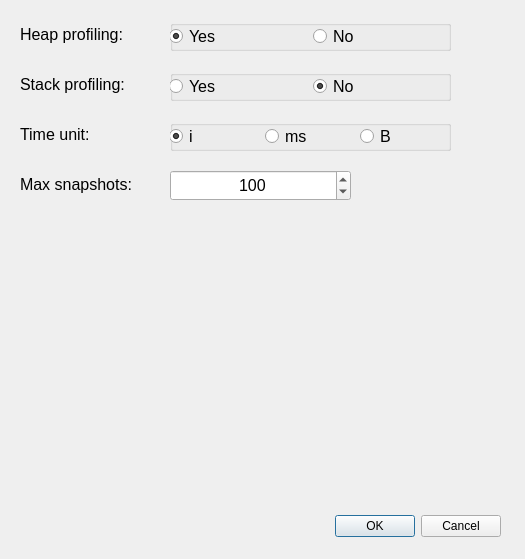
<?xml version="1.0" encoding="UTF-8"?>
<ui version="4.0">
 <class>MassifOptionsWindow</class>
 <widget class="QDialog" name="MassifOptionsWindow">
  <property name="geometry">
   <rect>
    <x>0</x>
    <y>0</y>
    <width>525</width>
    <height>559</height>
   </rect>
  </property>
  <property name="windowTitle">
   <string>Dialog</string>
  </property>
  <widget class="QDialogButtonBox" name="buttonBox">
   <property name="geometry">
    <rect>
     <x>160</x>
     <y>510</y>
     <width>341</width>
     <height>32</height>
    </rect>
   </property>
   <property name="orientation">
    <enum>Qt::Orientation::Horizontal</enum>
   </property>
   <property name="standardButtons">
    <set>QDialogButtonBox::StandardButton::Cancel|QDialogButtonBox::StandardButton::Ok</set>
   </property>
  </widget>
  <widget class="QLabel" name="lbHeapProfiling">
   <property name="geometry">
    <rect>
     <x>20</x>
     <y>20</y>
     <width>141</width>
     <height>29</height>
    </rect>
   </property>
   <property name="font">
    <font>
     <pointsize>12</pointsize>
    </font>
   </property>
   <property name="text">
    <string>Heap profiling:</string>
   </property>
   <property name="alignment">
    <set>Qt::AlignmentFlag::AlignLeading|Qt::AlignmentFlag::AlignLeft|Qt::AlignmentFlag::AlignVCenter</set>
   </property>
  </widget>
  <widget class="QLabel" name="lbStackProfiling">
   <property name="geometry">
    <rect>
     <x>20</x>
     <y>70</y>
     <width>141</width>
     <height>29</height>
    </rect>
   </property>
   <property name="font">
    <font>
     <pointsize>12</pointsize>
    </font>
   </property>
   <property name="text">
    <string>Stack profiling:</string>
   </property>
   <property name="alignment">
    <set>Qt::AlignmentFlag::AlignLeading|Qt::AlignmentFlag::AlignLeft|Qt::AlignmentFlag::AlignVCenter</set>
   </property>
  </widget>
  <widget class="QLabel" name="lbTimeUnit">
   <property name="geometry">
    <rect>
     <x>20</x>
     <y>120</y>
     <width>141</width>
     <height>29</height>
    </rect>
   </property>
   <property name="font">
    <font>
     <pointsize>12</pointsize>
    </font>
   </property>
   <property name="lineWidth">
    <number>0</number>
   </property>
   <property name="text">
    <string>Time unit:</string>
   </property>
   <property name="alignment">
    <set>Qt::AlignmentFlag::AlignLeading|Qt::AlignmentFlag::AlignLeft|Qt::AlignmentFlag::AlignVCenter</set>
   </property>
  </widget>
  <widget class="QGroupBox" name="groupBox">
   <property name="geometry">
    <rect>
     <x>170</x>
     <y>20</y>
     <width>281</width>
     <height>31</height>
    </rect>
   </property>
   <property name="title">
    <string/>
   </property>
   <widget class="QWidget" name="horizontalLayoutWidget">
    <property name="geometry">
     <rect>
      <x>-1</x>
      <y>-1</y>
      <width>281</width>
      <height>35</height>
     </rect>
    </property>
    <layout class="QHBoxLayout" name="horizontalLayout">
     <item>
      <widget class="QRadioButton" name="rbHeapYes">
       <property name="font">
        <font>
         <pointsize>12</pointsize>
        </font>
       </property>
       <property name="text">
        <string>Yes</string>
       </property>
       <property name="checked">
        <bool>true</bool>
       </property>
      </widget>
     </item>
     <item>
      <widget class="QRadioButton" name="rbHeapNo">
       <property name="font">
        <font>
         <pointsize>12</pointsize>
        </font>
       </property>
       <property name="text">
        <string>No</string>
       </property>
      </widget>
     </item>
    </layout>
   </widget>
  </widget>
  <widget class="QGroupBox" name="groupBox_2">
   <property name="geometry">
    <rect>
     <x>170</x>
     <y>70</y>
     <width>281</width>
     <height>31</height>
    </rect>
   </property>
   <property name="title">
    <string/>
   </property>
   <widget class="QWidget" name="horizontalLayoutWidget_2">
    <property name="geometry">
     <rect>
      <x>-1</x>
      <y>-1</y>
      <width>281</width>
      <height>35</height>
     </rect>
    </property>
    <layout class="QHBoxLayout" name="horizontalLayout_2">
     <item>
      <widget class="QRadioButton" name="rbStackYes">
       <property name="font">
        <font>
         <pointsize>12</pointsize>
        </font>
       </property>
       <property name="text">
        <string>Yes</string>
       </property>
      </widget>
     </item>
     <item>
      <widget class="QRadioButton" name="rbStackNo">
       <property name="font">
        <font>
         <pointsize>12</pointsize>
        </font>
       </property>
       <property name="text">
        <string>No</string>
       </property>
       <property name="checked">
        <bool>true</bool>
       </property>
      </widget>
     </item>
    </layout>
   </widget>
  </widget>
  <widget class="QGroupBox" name="groupBox_3">
   <property name="geometry">
    <rect>
     <x>170</x>
     <y>120</y>
     <width>281</width>
     <height>31</height>
    </rect>
   </property>
   <property name="title">
    <string/>
   </property>
   <widget class="QWidget" name="horizontalLayoutWidget_3">
    <property name="geometry">
     <rect>
      <x>-1</x>
      <y>-1</y>
      <width>281</width>
      <height>35</height>
     </rect>
    </property>
    <layout class="QHBoxLayout" name="horizontalLayout_3">
     <item>
      <widget class="QRadioButton" name="rbTimeUnitI">
       <property name="font">
        <font>
         <pointsize>12</pointsize>
        </font>
       </property>
       <property name="text">
        <string>i</string>
       </property>
       <property name="checked">
        <bool>true</bool>
       </property>
      </widget>
     </item>
     <item>
      <widget class="QRadioButton" name="rbTimeUnitMs">
       <property name="font">
        <font>
         <pointsize>12</pointsize>
        </font>
       </property>
       <property name="text">
        <string>ms</string>
       </property>
      </widget>
     </item>
     <item>
      <widget class="QRadioButton" name="rbTimeUnitB">
       <property name="font">
        <font>
         <pointsize>12</pointsize>
        </font>
       </property>
       <property name="text">
        <string>B</string>
       </property>
      </widget>
     </item>
    </layout>
   </widget>
  </widget>
  <widget class="QLabel" name="lbMaxSnapshots">
   <property name="geometry">
    <rect>
     <x>20</x>
     <y>170</y>
     <width>141</width>
     <height>29</height>
    </rect>
   </property>
   <property name="font">
    <font>
     <pointsize>12</pointsize>
    </font>
   </property>
   <property name="lineWidth">
    <number>0</number>
   </property>
   <property name="text">
    <string>Max snapshots:</string>
   </property>
   <property name="alignment">
    <set>Qt::AlignmentFlag::AlignLeading|Qt::AlignmentFlag::AlignLeft|Qt::AlignmentFlag::AlignVCenter</set>
   </property>
  </widget>
  <widget class="QSpinBox" name="sbMaxSnapshots">
   <property name="geometry">
    <rect>
     <x>170</x>
     <y>170</y>
     <width>181</width>
     <height>31</height>
    </rect>
   </property>
   <property name="font">
    <font>
     <pointsize>12</pointsize>
    </font>
   </property>
   <property name="alignment">
    <set>Qt::AlignmentFlag::AlignCenter</set>
   </property>
   <property name="maximum">
    <number>999999</number>
   </property>
   <property name="value">
    <number>100</number>
   </property>
  </widget>
  <widget class="QLabel" name="lbHeapProfilingHelp">
   <property name="geometry">
    <rect>
     <x>470</x>
     <y>20</y>
     <width>41</width>
     <height>29</height>
    </rect>
   </property>
   <property name="font">
    <font>
     <pointsize>12</pointsize>
    </font>
   </property>
   <property name="text">
    <string/>
   </property>
   <property name="alignment">
    <set>Qt::AlignmentFlag::AlignLeading|Qt::AlignmentFlag::AlignLeft|Qt::AlignmentFlag::AlignVCenter</set>
   </property>
  </widget>
  <widget class="QLabel" name="lbStackProfilingHelp">
   <property name="geometry">
    <rect>
     <x>470</x>
     <y>70</y>
     <width>41</width>
     <height>29</height>
    </rect>
   </property>
   <property name="font">
    <font>
     <pointsize>12</pointsize>
    </font>
   </property>
   <property name="text">
    <string/>
   </property>
   <property name="alignment">
    <set>Qt::AlignmentFlag::AlignLeading|Qt::AlignmentFlag::AlignLeft|Qt::AlignmentFlag::AlignVCenter</set>
   </property>
  </widget>
  <widget class="QLabel" name="lbTimeUnitHelp">
   <property name="geometry">
    <rect>
     <x>470</x>
     <y>120</y>
     <width>41</width>
     <height>29</height>
    </rect>
   </property>
   <property name="font">
    <font>
     <pointsize>12</pointsize>
    </font>
   </property>
   <property name="text">
    <string/>
   </property>
   <property name="alignment">
    <set>Qt::AlignmentFlag::AlignLeading|Qt::AlignmentFlag::AlignLeft|Qt::AlignmentFlag::AlignVCenter</set>
   </property>
  </widget>
  <widget class="QLabel" name="lbMaxSnapshotsHelp">
   <property name="geometry">
    <rect>
     <x>470</x>
     <y>170</y>
     <width>41</width>
     <height>29</height>
    </rect>
   </property>
   <property name="font">
    <font>
     <pointsize>12</pointsize>
    </font>
   </property>
   <property name="text">
    <string/>
   </property>
   <property name="alignment">
    <set>Qt::AlignmentFlag::AlignLeading|Qt::AlignmentFlag::AlignLeft|Qt::AlignmentFlag::AlignVCenter</set>
   </property>
  </widget>
 </widget>
 <resources/>
 <connections>
  <connection>
   <sender>buttonBox</sender>
   <signal>accepted()</signal>
   <receiver>MassifOptionsWindow</receiver>
   <slot>accept()</slot>
   <hints>
    <hint type="sourcelabel">
     <x>248</x>
     <y>254</y>
    </hint>
    <hint type="destinationlabel">
     <x>157</x>
     <y>274</y>
    </hint>
   </hints>
  </connection>
  <connection>
   <sender>buttonBox</sender>
   <signal>rejected()</signal>
   <receiver>MassifOptionsWindow</receiver>
   <slot>reject()</slot>
   <hints>
    <hint type="sourcelabel">
     <x>316</x>
     <y>260</y>
    </hint>
    <hint type="destinationlabel">
     <x>286</x>
     <y>274</y>
    </hint>
   </hints>
  </connection>
 </connections>
</ui>
